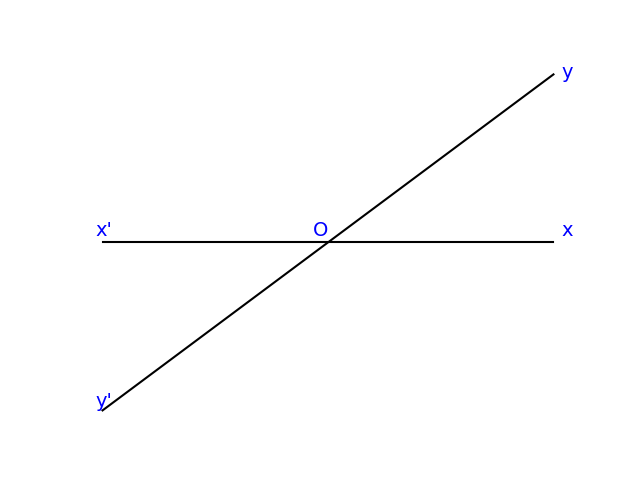

Write the Python code that produced this figure.
import matplotlib.pyplot as plt
import numpy as np

# Set up the plot
fig, ax = plt.subplots()

# Define lines for xx' and yy'
ax.plot([-3, 3], [0, 0], 'k')
ax.plot([-3, 3], [-3*np.sqrt(3), 3*np.sqrt(3)], 'k')

ax.text(-3.1, 0.2, 'x\'', size=14, color='b')
ax.text(3.1, 0.2, 'x', size=14, color='b')
ax.text(-3.1, -3*np.sqrt(3) + 0.1, 'y\'', size=14, color='b')
ax.text(3.1, 3*np.sqrt(3) - 0.1, 'y', size=14, color='b')
ax.text(-0.2, 0.2, 'O', size=14, color='b')


ax.grid(False)
ax.set_xticks([])
ax.set_yticks([])

ax.set_xlabel('')
ax.set_ylabel('')

plt.box(False)
plt.show()
